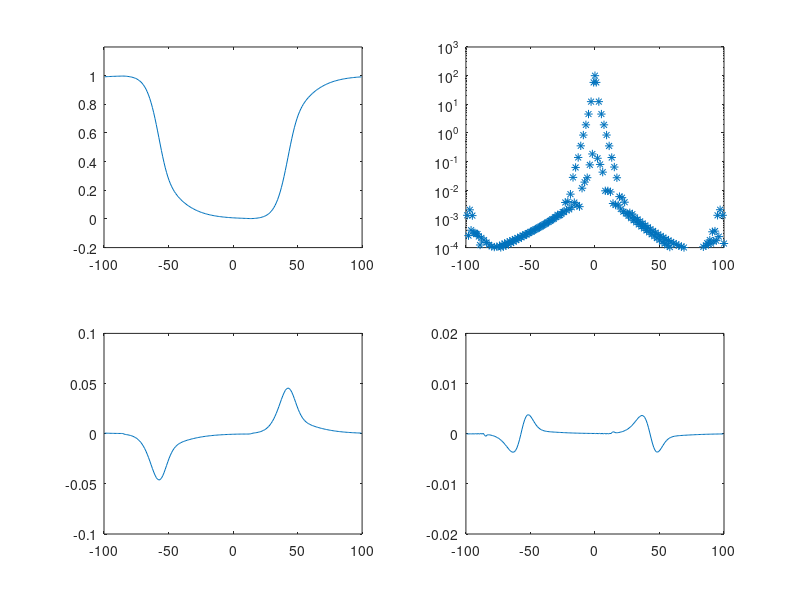

Reproduce this figure in MATLAB.
function test_dealias
%
%  Illustration of the effect of dealiasing.
%
%  Solves a simple diffusion equation with U^2 nonlinearity
%
%    dU/dT = Del(U) + R(U)*sign(dU/dx),    R(U) = U*(1-U)/4;
%
%  To see the effect of dealiasing, at the end of this file 
%  uncomment zeroing out of high frequency modes.
%
%  Screen output: plots of U, abs(fU), dU/dx, and d2U/dx2.


%-- Input parameters --  

  N     =   200;            % discretization points 
  L     =    200;           % length of the box
  r0    =   10.0;           % initial width of gaussian psi
  h0    =    1.0;           % initial height of gaussian psi

  tmax  =  100.1;           % maximum time
  dt    =    0.1;           % timestep
  dn    =    100;           % how often to post-process

%-- Initializaion --
 
  %[U, x] = init_gauss(L, N, h0, r0);
  [U, x] = init_tanh(L, N, h0, r0);
  %plot(x, U, '-*');  axis([-L/2,L/2,-0.2,1.2]); return; pause(0.1)

  fU = fftn(U); 
  fU = dealias(fU);

  t = 0;
  n = 0;

%-- Main loop - time advancement --

  while t<tmax

    % plot and some diagnostics

    if (rem (n, dn) == 0)

      printf("n=%d,   t=%f\n", n, t);

      subplot(2,2,1);
      plot(x, U);  axis([-L/2,L/2,-0.2,1.2]);

      subplot(2,2,2);  axis([-N/2,N/2,1.e-3,10]);
      semilogy(wn(N), abs(fU), '*'); axis([-N/2,N/2,1.e-4, 1.e3]);

      subplot(2,2,3);
      plot(x, dU(U,L));  axis([-L/2,L/2,-0.1,0.1]);

      subplot(2,2,4);
      plot(x, ddU(U,L));  axis([-L/2,L/2,-0.02,0.02]);

      %return;
      pause(1.0);

    end

    %------------------------

    %fU = advance_splitstep(fU, L, dt);      U  =  ifftn(fU);
    fU = advance_euler_k(fU, L, dt);      U  =  ifftn(fU);
    %U = advance_euler_r(U, L, dt);
 
    t = t + dt;
    n = n + 1;

    %------------------------

  end


end

%-------------------------------------------------
function [U,x] = init_gauss(L, N, h0, r0)

  dx = L/N;

  x  = (-N/2:1:N/2-1)*dx + dx/2;
  U  = h0*exp( -(x/r0).^2 );

end


%-------------------------------------------------
function [U,x] = init_tanh(L, N, h0, r0)

  dx = L/N;

  x  = (-N/2:1:N/2-1)*dx + dx/2;

  n0 = 8*h0/dx;

  n  = 0:1:N-1;
  f1 = N/4;
  f2 = N*3/4;
  k  = 2.0/n0;

  f1 =  0.5*tanh((n-f1)*k);
  f2 = -0.5*tanh((n-f2)*k);

  U  = (f1 + f2)*h0;

end



%-------------------------------------------------
function fU = advance_splitstep(fUold,L,dt)
 
    N = length(fUold);
 
    DD = laplacian(N,L);
    Q = (1 + 0.25*dt*DD)./(1 - 0.25*dt*DD); 

    fU = fUold;

    % advance linear part half-step
    fU = Q .* fU; 
 
    % advance non-linear part whole step
    U  =  ifftn(fU);
    R  =  0.25*U.*(1-U);
    R  =  -R.*sign(dU(U,L));
    U  =  U + R*dt;
    fU =  fftn(U);
    fU =  dealias(fU);
 
    % advance linear part half-step
    fU = Q .* fU;
 
end

%-------------------------------------------------

function fU = advance_euler_k(fUold,L,dt)
 
    N = length(fUold);
 
    DD = laplacian(N,L);
    fU = fUold;

    % reaction
    U  =  ifftn(fU);
    R  =  0.25*U.*(1-U);
    R  =  -R.*sign(dU(U,L));
    fR =  fftn(R);
    fR =  dealias(fR);
 
    %fR = 0;

    % advancing solution in Fourier space
    fU = fU + (DD.*fU + fR)*dt;

end

%-------------------------------------------------

function Unew = advance_euler_r(U,L,dt)

    % reaction
    R  =  0.25*U.*(1-U);
    R  =  -R.*sign(dU(U,L));

    %R = 0;

    % diffusion

    D = ddU(U,L);

    % advancing solution in real space

    Unew  =  U + (D + R)*dt;

end


%-------------------------------------------------

function DD = laplacian(N,L)
% create a matrix of wavenumbers squared 
% normalized to the domain size

  k = wn(N);

  DD = -(k*2*pi/L).^2;

end


%-------------------------------------------------

function Ek=spectrum(U)

  N = length(U);

  fU = fftn(U) * 2*pi/N;

  Ek = abs(fU);

end

%-------------------------------------------------

function F=ddU(U,L)

  N = length(U);
  k = wn(N);

  DD = -(k*2*pi/L).^2;

  fU = fftn(U);
  fU = fU.*DD; 

  F  = ifftn(fU); 

end

%-------------------------------------------------

function F=dU(U,L)

  N = length(U);
  k = wn(N);

  D = i*k*2*pi/L;

  fU = fftn(U);
  fU = fU.*D; 

  F  = ifftn(fU);

end

%-------------------------------------------------

function k=wn(N)
% create the vector of k 
% k = [0,1,2...,N/2, -N/2, ..., -2, -1]

  k = 0:N-1; 
  k0 = floor((N-1)/2); 
  k = circshift(k-k0,[0,-k0]);

end
%-------------------------------------------------
%-------------------------------------------------

function fU=dealias(fUin)
% zero out high harmonics

  fU = fUin;

  N = length(fU);

  %fU(N/4:3*N/4+1) = 0;   % COMMENT / UNCOMMENT THIS LINE

end
%-------------------------------------------------
